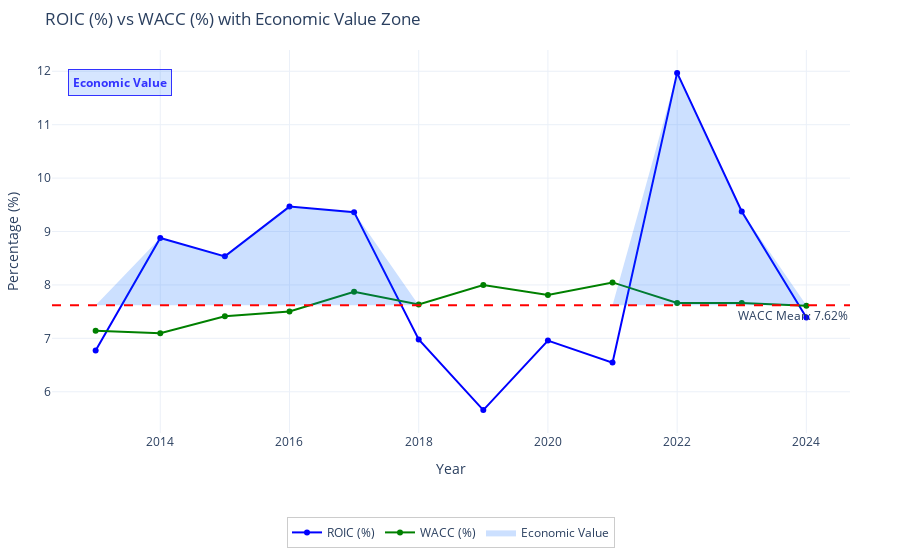

Write notebook code for a chart like this one.
### Markdown cell above
# Corporate Finance

### Code cell
import plotly.graph_objects as go
import numpy as np
import pandas as pd

# Get the years from both DataFrames
ratio_years = Ratio[('Meta', 'Năm')].astype(int).values
result_years = result_df['yearReport'].astype(int).values

# Find common years
common_years = sorted(list(set(ratio_years).intersection(set(result_years))))

# Filter and sort both DataFrames by common years
ratio_filtered = Ratio[Ratio[('Meta', 'Năm')].astype(int).isin(common_years)]
ratio_filtered = ratio_filtered.sort_values(('Meta', 'Năm'))

result_filtered = result_df[result_df['yearReport'].astype(int).isin(common_years)]
result_filtered = result_filtered.sort_values('yearReport')

# Calculate values using the filtered and aligned data
wacc_mean = result_filtered['wacc_market_based'].mean() * 100
roic_values = ratio_filtered[('Chỉ tiêu khả năng sinh lợi', 'ROIC (%)')] * 100
wacc_values = result_filtered['wacc_market_based'] * 100

# Create the figure
fig = go.Figure()

# Add ROIC line
fig.add_trace(go.Scatter(
    x=ratio_filtered[('Meta', 'Năm')],
    y=roic_values,
    name='ROIC (%)',
    line=dict(color='blue')
))

# Add WACC line
fig.add_trace(go.Scatter(
    x=result_filtered['yearReport'],
    y=wacc_values,
    name='WACC (%)',
    line=dict(color='green')
))

# Add horizontal line at WACC mean
fig.add_hline(
    y=wacc_mean,
    line_dash="dash",
    line_color="red",
    annotation_text=f"WACC Mean: {wacc_mean:.2f}%",
    annotation_position="bottom right"
)

# Only add shaded area if we have data points
if len(roic_values) > 0:
    # Create x values for the shaded area
    x_combined = np.concatenate([ratio_filtered[('Meta', 'Năm')], ratio_filtered[('Meta', 'Năm')][::-1]])
    y_upper = np.where(roic_values > wacc_mean, roic_values, wacc_mean)
    y_lower = np.full_like(roic_values, wacc_mean)
    y_combined = np.concatenate([y_upper, y_lower[::-1]])

    # Add the shaded area
    fig.add_trace(go.Scatter(
        x=x_combined,
        y=y_combined,
        fill='toself',
        fillcolor='rgba(0, 100, 255, 0.2)',
        line=dict(width=0),
        showlegend=True,
        name='Economic Value',
        legendgroup='economic_value',
        hoverinfo='skip'
    ))

# Add Economic Value annotation in upper left corner
fig.add_annotation(
    x=0.02,  # Left side
    y=0.95,  # Top side
    xref="paper",  # Use paper coordinates (0-1)
    yref="paper",  # Use paper coordinates (0-1)
    text="<b>Economic Value</b>",
    showarrow=False,
    font=dict(
        size=12,
        color="blue"
    ),
    bgcolor='rgba(0, 100, 255, 0.2)',  # Same as fill color
    bordercolor="blue",
    borderwidth=1,
    borderpad=4,
    opacity=0.8,
    xanchor="left",  # Left-align the text
    yanchor="top"    # Anchor at the top
)

# Update layout with legend at bottom
fig.update_layout(
    title='ROIC (%) vs WACC (%) with Economic Value Zone',
    xaxis_title='Year',
    yaxis_title='Percentage (%)',
    showlegend=True,
    template='plotly_white',
    hovermode='x unified',
    margin=dict(t=50, l=50, r=50, b=80),  # Added more bottom margin for legend
    legend=dict(
        orientation="h",  # Horizontal legend
        yanchor="bottom",
        y=-0.3,  # Position below the x-axis
        xanchor="center",
        x=0.5,   # Center the legend
        bgcolor='rgba(255, 255, 255, 0.7)',
        bordercolor='rgba(0, 0, 0, 0.2)',
        borderwidth=1
    )
)

# Show the plot
fig.show()

### Figure 1 — Plotly figure (JSON) as saved in the notebook; plotly's stock layout.template omitted (floating-point values rounded to 4 significant figures)
{"data": [{"line": {"color": "blue"}, "name": "ROIC (%)", "type": "scatter", "x": [2013, 2014, 2015, 2016, 2017, 2018, 2019, 2020, 2021, 2022, 2023, 2024], "y": [6.772, 8.879, 8.535, 9.466, 9.363, 6.978, 5.657, 6.958, 6.546, 11.97, 9.375, 7.392]}, {"line": {"color": "green"}, "name": "WACC (%)", "type": "scatter", "x": [2013, 2014, 2015, 2016, 2017, 2018, 2019, 2020, 2021, 2022, 2023, 2024], "y": [7.143, 7.096, 7.412, 7.503, 7.874, 7.635, 7.998, 7.81, 8.047, 7.661, 7.661, 7.608]}, {"fill": "toself", "fillcolor": "rgba(0, 100, 255, 0.2)", "hoverinfo": "skip", "legendgroup": "economic_value", "line": {"width": 0}, "name": "Economic Value", "showlegend": true, "type": "scatter", "x": [2013, 2014, 2015, 2016, 2017, 2018, 2019, 2020, 2021, 2022, 2023, 2024, 2024, 2023, 2022, 2021, 2020, 2019, 2018, 2017, 2016, 2015, 2014, 2013], "y": [7.621, 8.879, 8.535, 9.466, 9.363, 7.621, 7.621, 7.621, 7.621, 11.97, 9.375, 7.621, 7.621, 7.621, 7.621, 7.621, 7.621, 7.621, 7.621, 7.621, 7.621, 7.621, 7.621, 7.621]}], "layout": {"annotations": [{"showarrow": false, "text": "WACC Mean: 7.62%", "x": 1, "xanchor": "right", "xref": "x domain", "y": 7.621, "yanchor": "top", "yref": "y"}, {"bgcolor": "rgba(0, 100, 255, 0.2)", "bordercolor": "blue", "borderpad": 4, "borderwidth": 1, "font": {"color": "blue", "size": 12}, "opacity": 0.8, "showarrow": false, "text": "<b>Economic Value</b>", "x": 0.02, "xanchor": "left", "xref": "paper", "y": 0.95, "yanchor": "top", "yref": "paper"}], "hovermode": "x unified", "legend": {"bgcolor": "rgba(255, 255, 255, 0.7)", "bordercolor": "rgba(0, 0, 0, 0.2)", "borderwidth": 1, "orientation": "h", "x": 0.5, "xanchor": "center", "y": -0.3, "yanchor": "bottom"}, "margin": {"b": 80, "l": 50, "r": 50, "t": 50}, "shapes": [{"line": {"color": "red", "dash": "dash"}, "type": "line", "x0": 0, "x1": 1, "xref": "x domain", "y0": 7.621, "y1": 7.621, "yref": "y"}], "showlegend": true, "title": {"text": "ROIC (%) vs WACC (%) with Economic Value Zone"}, "xaxis": {"title": {"text": "Year"}}, "yaxis": {"title": {"text": "Percentage (%)"}}}}
